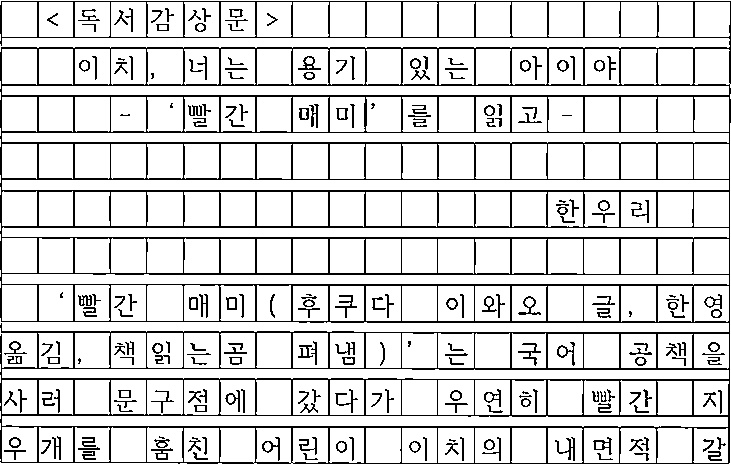
#> input picture input/manuscript_scan1.jpg, 731 x 464 px
$ python -i manuscript_recognizer.py   (imports and definitions only)
#> lines starting #> are read from the running program, lines starting #| are printed output that depends on the picture; after the words box and inside, x2 and y2 are one past the last pixel; in counts of white or black regions, pixels touching at a corner belong together
import numpy as np
import argparse
import os
import imutils
import easyocr
import cv2
from skimage.segmentation import clear_border
from util.manuscript_scanner import four_point_transform, manuscript_scanner
from util.manuscript_contour import contour_img
import sys
sys.path.append(os.path.dirname(os.path.abspath(os.path.dirname(__file__))))

def find_manuscript(img):
#> called with img = '../input/manuscript_scan1.jpg'
    img = cv2.imread(img)
#> img is the input picture: shape (464, 731, 3); min 0, max 255, mean 218.3
    gray = cv2.cvtColor(img, cv2.COLOR_BGR2GRAY)
    blurred = cv2.GaussianBlur(img, (3,3), 11111)
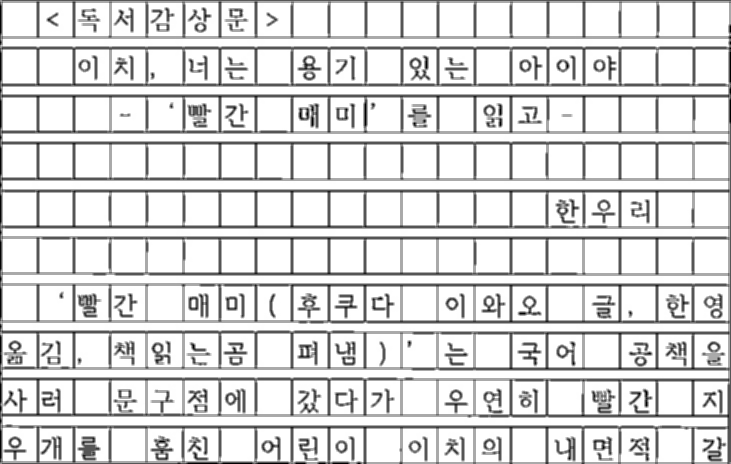
#> blurred: shape (464, 731, 3); min 0, max 255, mean 218
    thresh = cv2.adaptiveThreshold(gray, 255, cv2.ADAPTIVE_THRESH_GAUSSIAN_C, cv2.THRESH_BINARY, 11, 2)
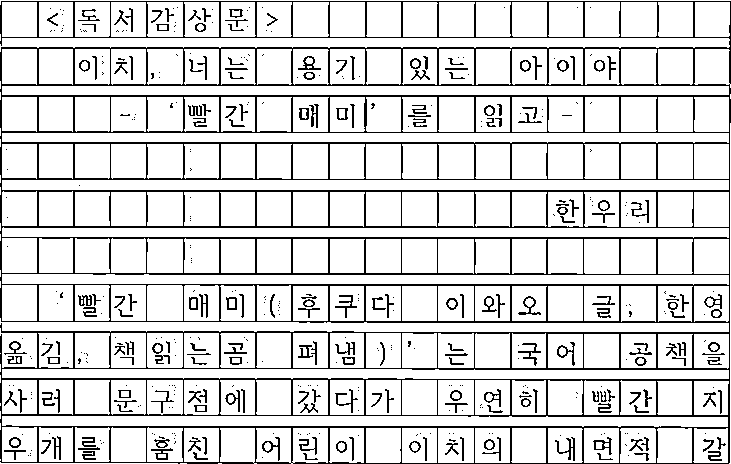
#> thresh: shape (464, 731); 85.5% white; black in thin lines or dots
    thresh = cv2. bitwise_not(thresh)
#> thresh: shape (464, 731); 14.5% white in thin lines or dots

    # cv2.imshow("thresh", thresh)
    # cv2.waitKey(0)

    cnts = cv2.findContours(thresh.copy(), cv2.RETR_EXTERNAL, cv2.CHAIN_APPROX_SIMPLE)
#> cnts = 6 contours, 3 with area under 20; largest, box (x1, y1, x2, y2) and area: (0, 1, 731, 464) 320732, (4, 341, 27, 355) 82, (7, 356, 22, 364) 47
    cnts = imutils.grab_contours(cnts)
    cnts = sorted(cnts, key=cv2.contourArea, reverse=True)

    manuscriptCnt = None

    for c in cnts:
        peri = cv2.arcLength(c, True)
        approx = cv2.approxPolyDP(c, 0.02 * peri, True)
        if len(approx) == 4 :
            manuscriptCnt = approx
            break
#> this loop made 6 passes
#> peri on passes 1 to 3: 5511.7, 81.46, 69.31
#> (peri, approx) on passes 4 to 6: (0, [[31, 358]]), (0, [[30, 356]]), (0, [[22, 338]])

    output = img.copy()
    cv2.drawContours(output, [manuscriptCnt], -1, (0, 255, 0), 2)
    # cv2.imshow("manuscript outline", output)
    # cv2.waitKey(0)

#> (the run stopped early here; a loop or call above may not have finished)
